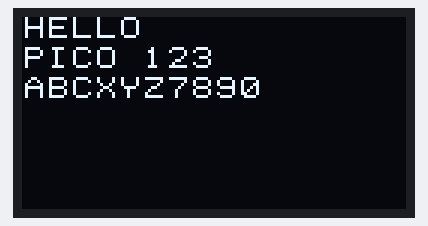
Recording of a program running on a simulated Raspberry Pi Pico running MicroPython. Parts: 128×64 one-colour display. Library files of the repository ran but are not shown: font8x8.py. At 0.1 s the program stops and its outputs stay as they are.

Above: at 0.1 s.

The program:

OLED.py
```python
# the book don't have a flie about oled_font , so if you see something like that:
# 00\x00\x00\x00\x00\x00\x00,it means the font
from machine import Pin, I2C
import ssd1306
#import framebuf   这个库我还不会用
from font8x8 import font8x8   # 与文件 font8x8.py 同目录

# 初始化 I2C 和 OLED
i2c = I2C(0, scl=Pin(1), sda=Pin(0))      # 根据你接线调整引脚
oled = ssd1306.SSD1306_I2C(128, 64, i2c)

def draw_char(oled, x, y, ch):
    """
    在 (x,y) 位置画一个 8×8 字符 ch
    """
    data = font8x8.get(ch)
    if not data:
        return
    for row in range(8):
        byte = data[row]
        for col in range(8):
            if byte & (1 << (7 - col)):
                oled.pixel(x + col, y + row, 1)

def draw_text(oled, x, y, text):
    """
    在 (x,y) 显示一行文本，字符间隔水平 8 像素
    """
    for i, ch in enumerate(text):
        draw_char(oled, x + i * 8, y, ch)

# ---- 主程序 ----
oled.fill(0)
draw_text(oled, 0, 0, "HELLO")
draw_text(oled, 0, 10, "PICO 123")
draw_text(oled, 0, 20, "ABCXYZ7890")
oled.show()
```
